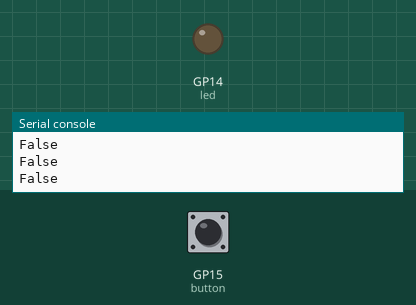
Bench run of a program on a simulated Raspberry Pi Pico running MicroPython. Shown: output pins drawn as LEDs (lit = HIGH), the last lines printed to the serial console. The test bench sets the inputs (shaded band); at power-on: GP15 (button) HIGH.

Above: at 1.2 s.
1.3 s: GP15 (button) pulled LOW for 0.15 s
At 1.39 s:
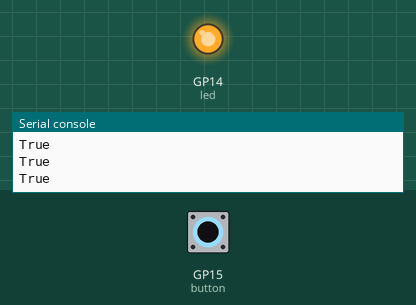
2.9 s: GP15 (button) pulled LOW for 3.2 s
At 7.0 s:
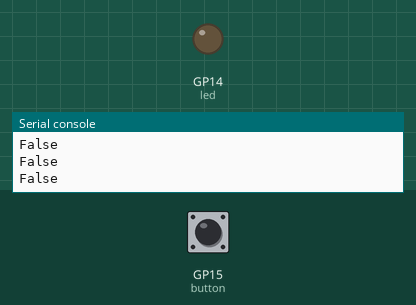
Timing chart, 0 to 8.5 s (numbered marks = the images above; inputs shaded):
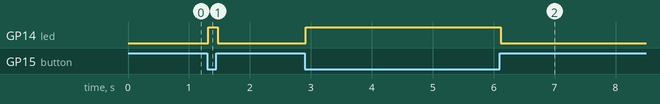

Measured:
- after the input at 1.3 s, GP14 (led): LOW → HIGH at once, → LOW 0.15 s later
- after the input at 2.9 s, GP14 (led): LOW → HIGH at once, → LOW 3.2 s later

The program:

1_Button_LED.py
```python
# https://picozero.readthedocs.io/en/latest/recipes.html#buttons

from picozero import Button, LED
from time import sleep

button = Button(15)
led    = LED(14)

while True:

    if button.is_pressed:
        led.on()
    else:
        led.off()

    print(button.is_pressed)

    sleep(0.01)
```
